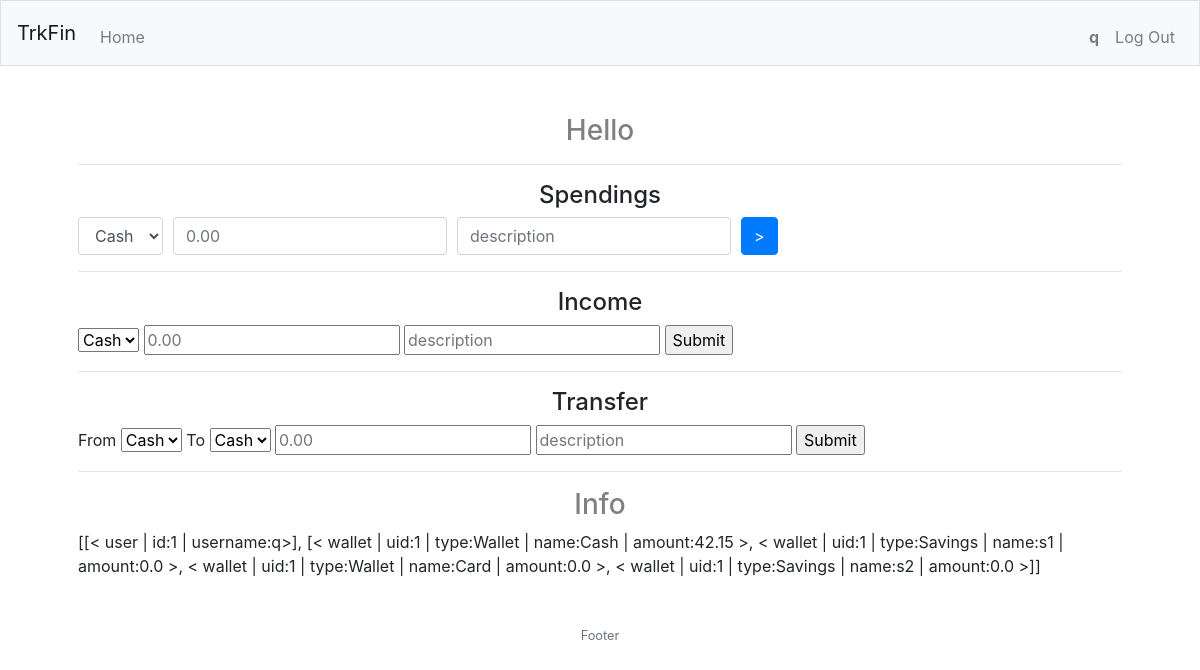
Page /home (signed in) on the committed database.
### trkfin/models.py (models this page shows, shortened)
class Users(UserMixin, db.Model):
    id = db.Column(db.Integer, primary_key=True, nullable=False)
    username = db.Column(db.String(64), index=True, unique=True, nullable=False)
    email = db.Column(db.String(120), index=True)
    created_utc = db.Column(db.DateTime, default=datetime.utcnow, nullable=False)
    password_hash = db.Column(db.String(128), nullable=False)
    def __repr__(self):
        return f'< user | id:{self.id} | username:{self.username}>'
    def user(id):
        return Users.query.filter_by(id=id).all()

class Wallets(db.Model):
    wid = db.Column(db.Integer, primary_key=True, nullable=False)
    user_id = db.Column(db.Integer, index=True, nullable=False)
    type = db.Column(db.String(20), nullable=False)
    name = db.Column(db.String(20), nullable=False)
    amount = db.Column(db.Float, nullable=False)
    def __repr__(self):
        return f'< wallet | uid:{self.user_id} | type:{self.type} | name:{self.name} | amount:{self.amount} >'
    def wallets(uid):
        return Wallets.query.filter_by(user_id=uid).all()

### trkfin/routes.py (the view)
@app.route("/home", methods=['GET', 'POST'])
def home():
    if not current_user.is_authenticated:
        return redirect(url_for('welcome'))
    f_sp = FormSpending()
    f_inc = FormIncome()
    f_tr = FormTransfer()
    forms = {"sp": f_sp, "inc": f_inc, "tr": f_tr}
    srcs = []
    for w in Wallets.query.filter_by(user_id=current_user.id).all():
        srcs.append(w.name)
    f_sp.sp_source.choices = srcs
    f_inc.inc_destination.choices = srcs
    f_tr.tr_source.choices = srcs
    f_tr.tr_destination.choices = srcs
    if f_sp.sp_submit.data and f_sp.validate():
        w = Wallets.query.filter_by(user_id=current_user.id, name=f_sp.sp_source.data).first()
        w.amount -= float(f_sp.sp_amount.data)
        db.session.commit()
    if f_inc.inc_submit.data and f_inc.validate():
        w = Wallets.query.filter_by(user_id=current_user.id, name=f_inc.inc_destination.data).first()
        w.amount += float(f_inc.inc_amount.data)
        db.session.commit()
    info = [
        Users.user(current_user.id),
        Wallets.wallets(current_user.id)
    ]
    return render_template("index.html", forms=forms, info=info)

### trkfin/forms.py
class FormSpending(FlaskForm):
    sp_ts = "timestamp"
    sp_source = SelectField("Source", validators=[DataRequired()])
    sp_amount = DecimalField('Amount', validators=[DataRequired()], widget=NumberInput(min=0.0, step=0.01), render_kw={'placeholder': '0.00'})
    sp_description = StringField('Description', validators=[Optional()], render_kw={'placeholder': 'description'})
    sp_submit = SubmitField('>') #, id='submit-spending'

class FormIncome(FlaskForm):
    inc_ts = "timestamp"
    inc_destination = SelectField("Destination", validators=[DataRequired()])
    inc_amount = DecimalField('Amount', validators=[DataRequired()], widget=NumberInput(min=0.0, step=0.01), render_kw={'placeholder': '0.00'})
    inc_description = StringField('Description', validators=[Optional()], render_kw={'placeholder': 'description'})
    inc_submit = SubmitField('Submit') #, id='submit-income'

### trkfin/models.py (called while the page is built)
@login.user_loader
def load_user(id):
    return Users.query.get(int(id))

### trkfin/templates/index.html (shortened to what this page needs)
{% extends "layout.html" %}
{% block main %}
	<h3>Hello</h3>
  <hr>
  <h4>Spendings</h4>
  <div>
    <form name="spending" id="f_spend" action="" method="POST">
      <div class="form-row align-items-center">
        <div class="col-auto">
          {{ forms.sp.sp_source(class_="form-control") }}
        </div>
        <div class="col-auto">
          {{ forms.sp.sp_amount(class_="form-control") }}
        </div>
        <div class="col-auto">
          {{ forms.sp.sp_description(class_="form-control") }}
        </div>
        <div class="col-auto">
          {{ forms.sp.sp_submit(class_="btn btn-primary") }}
        </div>
      </div>
    </form>
  </div>
  <hr>
  <h4>Income</h4>
  <div>
    <form name="income" id="f_income" action="" method="POST">
      {{ forms.inc.inc_destination() }}
      {{ forms.inc.inc_amount() }}
      {{ forms.inc.inc_description() }}
      {{ forms.inc.inc_submit() }}
    </form>
  </div>
  <hr>
  <h4>Transfer</h4>
  <div>
    <form name="transfer" action="" method="POST">
      From {{ forms.tr.tr_source() }}
      To {{ forms.tr.tr_destination() }}
      {{ forms.tr.tr_amount() }}
      {{ forms.tr.tr_description() }}
      {{ forms.tr.tr_submit() }}
    </form>
  </div>
  <hr>
  <div>
    <h3>Info</h3>
    <div>
      {{ info }}
    </div>
  </div>
{% endblock %}

### trkfin/templates/layout.html (shortened to what this page needs)
<!DOCTYPE html>
<html lang="en">
	<head>
		<link rel="stylesheet" href="https://cdn.jsdelivr.net/npm/bootstrap@4.5.3/dist/css/bootstrap.min.css">
		<link href="/static/styles.css" rel="stylesheet">
	</head>
	<body>
		<nav class="navbar navbar-expand-md navbar-light bg-light border">
			<a class="navbar-brand" href="{{ url_for('index') }}">TrkFin</a>
			<div class="collapse navbar-collapse" id="navbar">
				{% if current_user.is_authenticated %}
					<ul class="navbar-nav mr-auto mt-2">
						<li class="nav-item"><a class="nav-link" href="{{ url_for('home') }}">Home</a></li>
					</ul>
					<ul class="navbar-nav ml-auto mt-2">
						<li class="nav-item"><a class="nav-link" href="{{ url_for('account', username=current_user.username) }}"><b>{{ current_user.username }}</b></a></li>
						<li class="nav-item"><a class="nav-link" href="{{ url_for('logout') }}">Log Out</a></li>
					</ul>
				{% else %}
					<ul class="navbar-nav ml-auto mt-2">
						<li class="nav-item"><a class="nav-link" href="{{ url_for('register') }}">Register</a></li>
						<li class="nav-item"><a class="nav-link" href="{{ url_for('login') }}">Log In</a></li>
					</ul>
				{% endif %}
			</div>
		</nav>
		<main class="container p-5">
			{% block main %}{% endblock %}
		</main>
		<footer class="small text-center text-muted">
			Footer
		</footer>
	</body>
</html>

### trkfin/static/styles.css (style rules this page uses)
h3 { color: grey; }
h3, h4 { text-align: center; }

### rows in the picture
Users: username "q", id+username "[[< user | id:1 | username:q>], [< wallet | uid:1 | type:Wallet | name:Cash | amount:42.15 >, < wallet | uid:1 | type:Savings | name:s1 | amount:0.0 >, < wallet | uid:1 | type:Wallet | name:Card | amount:0.0 >, < wallet | uid:1 | type:Savings | name:s2 | amount:0.0 >]]"
